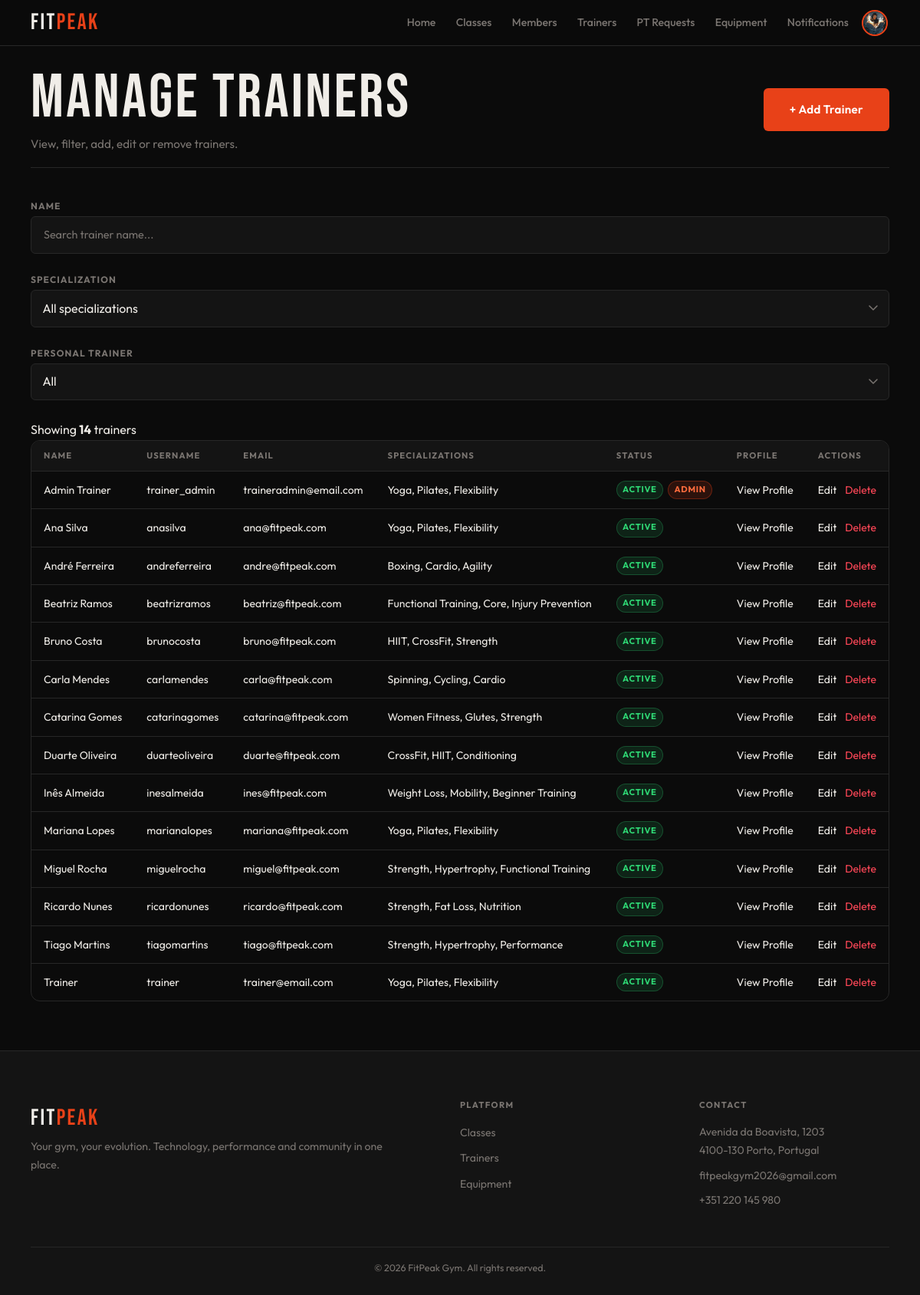
/admin/trainers.php?error=notfound (signed in), run on the app's committed database.
### tables this page shows
CREATE TABLE users (
    id         INTEGER  PRIMARY KEY AUTOINCREMENT,
    name       TEXT     NOT NULL,
    username   TEXT     UNIQUE
                        NOT NULL,
    email      TEXT     UNIQUE
                        NOT NULL,
    password   TEXT     NOT NULL,
    role       TEXT     NOT NULL
                        DEFAULT 'member'
                        CHECK (role IN ('member', 'trainer', 'admin') ),
    is_admin   INTEGER  NOT NULL
                        DEFAULT 0,
    photo      TEXT     DEFAULT NULL,
    active     INTEGER  NOT NULL
                        DEFAULT 1,
    created_at DATETIME DEFAULT CURRENT_TIMESTAMP
);

### db/trainers.php (called while the page is built, shortened)
<?php
function getAllTrainers($pdo, $filters = []) {
    $sql = "
        SELECT
            u.id,
            u.name,
            u.username,
            u.email,
            u.photo,
            u.active,
            u.is_admin,
            tp.bio,
            tp.specializations,
            tp.certifications,
            tp.is_pt,
            tp.pt_description,
            tp.pt_hourly_rate,
            tp.pt_available,
            COALESCE(ROUND(AVG(r.rating), 1), 0) AS rating,
            COUNT(r.id) AS review_count
        FROM users u
        LEFT JOIN trainer_profiles tp ON u.id = tp.user_id
        LEFT JOIN class_schedules cs ON cs.trainer_id = u.id
        LEFT JOIN class_sessions sess ON sess.schedule_id = cs.id
        LEFT JOIN reviews r ON r.session_id = sess.id
        WHERE u.role = 'trainer'
    ";
    $params = [];
    $sql .= "
        GROUP BY u.id
        ORDER BY u.name ASC
    ";
    $stmt = $pdo->prepare($sql);
    $stmt->execute($params);
    return $stmt->fetchAll(PDO::FETCH_ASSOC);
}
?>

### template/trainers.php (the view, shortened to what this page needs)
    <?php
function output_trainers_admin_table($trainers) {
    foreach ($trainers as $t) {
        $id = (int)$t['id'];
        ?>
        <tr>
            <td><?= htmlspecialchars($t['name']) ?></td>
            <td><?= htmlspecialchars($t['username']) ?></td>
            <td><?= htmlspecialchars($t['email']) ?></td>
            <td><?= htmlspecialchars(substr($t['specializations'] ?? '', 0, 50)) ?></td>
            <td>
                <div class="status-badges">
                    <?= $t['active']
                        ? '<span class="badge badge-success">Active</span>'
                        : '<span class="badge badge-danger">Inactive</span>'
                    ?>
                    <?php if (!empty($t['is_admin'])): ?>
                        <span class="badge badge-admin">Admin</span>
                    <?php endif; ?>
                </div>
            </td>
            <td>
                <a href="../admin/trainer_profile.php?id=<?= $id ?>" class="action-link">View Profile</a>
            </td>
            <td>
                <a href="edit_trainer.php?id=<?= $id ?>" class="action-link">Edit</a>
                <a href="delete_trainer.php?id=<?= $id ?>" class="action-link danger delete-trainer-link">Delete</a>
            </td>
        </tr>
        <?php
    }
}
    ?>

### css/base.css (style rules this page uses)
:root { --bg: #0b0b0b; --surface: #141414; --card: #1c1c1c; --border: #272727; --accent: #e84118; --accent-glow: rgba(232, 65, 24, 0.28); --text: #f0ede8; --muted: #7a7571; --success: #2ed573; --warning: #ffa502; --danger: #ff4757; --info: #1e90ff; --ff-display: 'Bebas Neue', sans-serif; --ff-body: 'Outfit', sans-serif; --sp-xs: 0.25rem; --sp-sm: 0.5rem; --sp-md: 1rem; --sp-lg: clamp(1rem, 3vw, 1.5rem); --sp-xl: clamp(1.5rem, 5vw, 2.5rem); --sp-2xl: clamp(2rem, 7vw, 4rem); --nav-h: 60px; --r-sm: 6px; --r-md: 12px; --r-pill: 999px; --touch: 44px; --max-w: 1200px; --shadow-a: 0 0 24px var(--accent-glow); --t: 0.22s cubic-bezier(0.4, 0, 0.2, 1); }
*, *::before, *::after { box-sizing: border-box; margin: 0; padding: 0; }
html { font-size: 16px; scroll-behavior: smooth; -webkit-text-size-adjust: 100%; }
body { font-family: var(--ff-body); background: var(--bg); color: var(--text); line-height: 1.6; min-height: 100dvh; display: flex; flex-direction: column; overflow-x: hidden; }
a { color: inherit; text-decoration: none; }

### css/components.css (style rules this page uses)
.badge { display: inline-flex; align-items: center; padding: 0.2em 0.65em; border-radius: var(--r-pill); font-size: 0.7rem; font-weight: 700; letter-spacing: 0.06em; text-transform: uppercase; white-space: nowrap; border: 1px solid transparent; }
.badge-success { background: rgba(46, 213, 115, 0.12); color: var(--success); border-color: rgba(46, 213, 115, 0.25); }
.badge-admin { background: rgba(232, 65, 24, 0.15); color: #ff6b3d; border-color: rgba(232, 65, 24, 0.35); }
tbody tr { border-bottom: 1px solid var(--border); transition: background var(--t); }
tbody tr:last-child { border-bottom: none; }
tbody td { padding: 0.75rem 1rem; vertical-align: middle; }
.status-badges { display: flex; align-items: center; gap: 0.4rem; flex-wrap: nowrap; white-space: nowrap; }

### css/pages/admin_trainers.css (style rules this page uses)
.action-link.danger { color: var(--danger); margin-left: 0.5rem; }

### data on the page
users: name "Admin Trainer", username "trainer_admin", email "traineradmin@email.com", specializations "Yoga, Pilates, Flexibility", active "ACTIVE", is_admin "ADMIN"
users: name "Ana Silva", username "anasilva", email "ana@fitpeak.com", specializations "Yoga, Pilates, Flexibility", active "ACTIVE"
users: name "André Ferreira", username "andreferreira", email "andre@fitpeak.com", specializations "Boxing, Cardio, Agility", active "ACTIVE"
users: name "Beatriz Ramos", username "beatrizramos", email "beatriz@fitpeak.com", specializations "Functional Training, Core, Injury Prevention", active "ACTIVE"
users: name "Bruno Costa", username "brunocosta", email "bruno@fitpeak.com", specializations "HIIT, CrossFit, Strength", active "ACTIVE"
users: name "Carla Mendes", username "carlamendes", email "carla@fitpeak.com", specializations "Spinning, Cycling, Cardio", active "ACTIVE"
users: name "Catarina Gomes", username "catarinagomes", email "catarina@fitpeak.com", specializations "Women Fitness, Glutes, Strength", active "ACTIVE"
users: name "Duarte Oliveira", username "duarteoliveira", email "duarte@fitpeak.com", specializations "CrossFit, HIIT, Conditioning", active "ACTIVE"
users: name "Inês Almeida", username "inesalmeida", email "ines@fitpeak.com", specializations "Weight Loss, Mobility, Beginner Training", active "ACTIVE"
users: name "Mariana Lopes", username "marianalopes", email "mariana@fitpeak.com", specializations "Yoga, Pilates, Flexibility", active "ACTIVE"
users: name "Miguel Rocha", username "miguelrocha", email "miguel@fitpeak.com", specializations "Strength, Hypertrophy, Functional Training", active "ACTIVE"
users: name "Ricardo Nunes", username "ricardonunes", email "ricardo@fitpeak.com", specializations "Strength, Fat Loss, Nutrition", active "ACTIVE"
users: name "Tiago Martins", username "tiagomartins", email "tiago@fitpeak.com", specializations "Strength, Hypertrophy, Performance", active "ACTIVE"
users: name "Trainer", username "trainer", email "trainer@email.com", specializations "Yoga, Pilates, Flexibility", active "ACTIVE"

### other printed values
count($trainers) "14"
